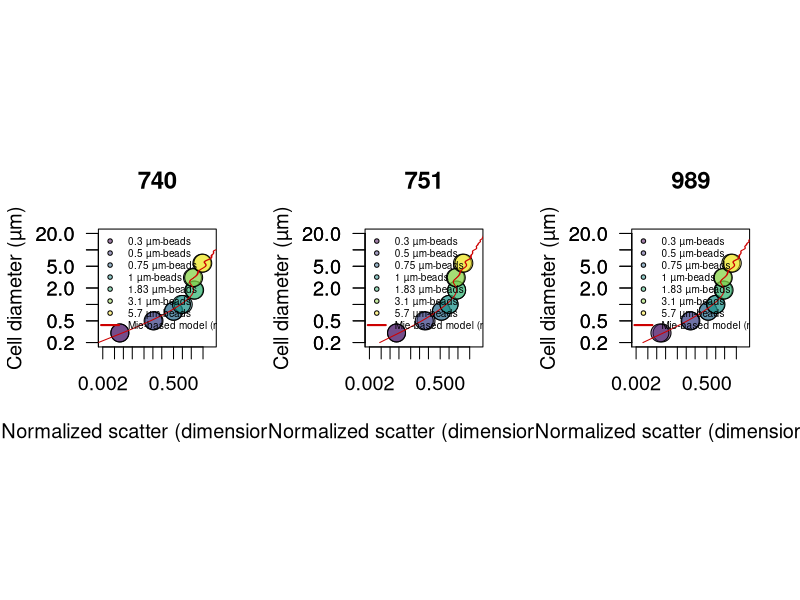

The R script that drew this image: (Note: this script raises an error after producing the figure.)
library(scales)
library(viridis)
path.to.git.repository <- "~/Documents/DATA/Codes/fsc-size-calibration"
setwd(path.to.git.repository)

#############################
### scatter normalization ###
#############################

beads740 <- read.csv("740-summary.csv")
beads740$fsc <- 10^((beads740$fsc.corr.high/2^16)*3.5)
id.740 <- which(beads740$size == 1) # find 1 micron beads
beads740$normalized.fsc <- beads740$fsc/mean(beads740[id.740,'fsc'])
beads740 <- beads740[order(beads740$size),]

beads989<- read.csv("989-summary.csv")
beads989$fsc <- 10^((beads989$fsc.corr.high/2^16)*3.5)
id.989 <- which(beads989$size == 1) # find 1 micron beads
beads989$normalized.fsc <- beads989$fsc/mean(beads989[id.989,'fsc'])
beads989 <- beads989[order(beads989$size),]

beads751 <- read.csv("751-summary.csv")
beads751$fsc <- 10^((beads751$fsc.corr.high/2^16)*3.5)
id.751<- which(beads751$size == 1) # find 1 micron beads
beads751$normalized.fsc <- beads751 $fsc/mean(beads751 [id.751,'fsc'])
beads751 <- beads751[order(beads751$size),]


####################
### OPTIMIZATION ###
####################
library(DEoptim)

# Mie theory fitting
# n for phyto = 1.35- 1.41 # see Lehmuskero et al. Progr Oceanogr 2018
mie2 <- t(read.csv("meidata-1017.csv", header=F)) # low
mie1 <- t(read.csv("meidata-1032.csv", header=F)) # fit
mie3 <- t(read.csv("meidata-1055.csv", header=F)) # high
mie4 <- t(read.csv("meidata-beads.csv", header=F)) # particle of 1 µm, index of refraction of 1.6033

# optimization routine
sigma.lsq <- function(mie, beads, params){
  
  c <- params[1]
  b <- params[2]
  id <- findInterval(beads$size, mie[,1])
  scatt <- (mie[id,2]/c)^b
  df <- data.frame(obs=beads$normalized.fsc, pred=scatt)
  sigma <- mean(((df$obs - df$pred)/df$obs)^2,na.rm=T)
  return(sigma)
}



######################################################
#### compare MIE prediction with calibration beads ###
######################################################
png("Mie-beads-scatter.png",width=12, height=6, unit='in', res=400)

par(mfrow=c(1,3), pty='s', cex=1.2)

for(inst in c(740,751,989)){
  
  # inst <- 989
  
  ### Optimization
  
  if(inst == 740) beads <- beads740
  if(inst == 751) beads <- beads751
  if(inst == 989) beads <- beads989
  
  #beads1 <- subset(beads,  size > 0.3) # run to test optimzation across range of particle size, except 0.3 microns beads not properly analyzed.
  
  f <- function(params) sigma.lsq(mie=mie4, beads=beads, params)
  res <- DEoptim(f, lower=c(0,0), upper=c(10000,2), control=DEoptim.control(itermax=1000, reltol=1e-8,trace=100, steptol=100, strategy=2, parallelType=0))
  print(res$optim$bestval)
  params <- res$optim$bestmem # optimized 'c' and 'b' values
  print(params)
  
  
  ### CREATE LOOKUP TABLE
  #d <- 0.220; e <- 1 # LINEAR Shalapyonok et al. 2001; 0.220 (Li et al. 1992, Veldhuis et al. 2004, and more studies agreed with 220 fg C um-3)
  #d <- 0.54; e <- 0.85 # EXPO Roy, S., Sathyendranath, S. & Platt, T. Size-partitioned phytoplankton carbon and carbon-to-chlorophyll ratio from ocean colour by an absorption-based bio-optical algorithm. Remote Sens. Environ. 194, 177–189 (2017).
  #d <- 0.216; e <- 0.939 # ALL Protists EXPO Roy, 1. Menden-Deuer, S. & Lessard, E. J. Carbon to volume relationships for dinoflagellates, diatoms, and other protist plankton. Limnol. Oceanogr. 45, 569–579 (2000).
  d <- 0.261; e <- 0.860 # < 3000 µm3 EXPO Roy, 1. Menden-Deuer, S. & Lessard, E. J. Carbon to volume relationships for dinoflagellates, diatoms, and other protist plankton. Limnol. Oceanogr. 45, 569–579 (2000).
  
  max.scatter <- 20
  min.scatter <- 0.0005
  
  b <- params[2]
  c <- params[1]
  
  spar <- 0.99
  smooth.mie1 <- smooth.spline(log10((mie1[,2]/c)^b), log10(mie1[,1]), spar=spar)
  smooth.mie2 <- smooth.spline(log10((mie2[,2]/c)^b), log10(mie2[,1]), spar=spar)
  smooth.mie3 <- smooth.spline(log10((mie3[,2]/c)^b), log10(mie3[,1]), spar=spar)
  smooth.mie4 <- smooth.spline(log10((mie1[,2]/c)^b), log10(d*(4/3*pi*(0.5*mie1[,1])^3)^e), spar=spar)
  smooth.mie5 <- smooth.spline(log10((mie2[,2]/c)^b), log10(d*(4/3*pi*(0.5*mie2[,1])^3)^e), spar=spar)
  smooth.mie6 <- smooth.spline(log10((mie3[,2]/c)^b), log10(d*(4/3*pi*(0.5*mie3[,1])^3)^e), spar=spar)
  
  # Change resolution
  scatter <- 10^(seq(log10(min(mie2[,2]/c)), log10(max(mie3[,2]/c)),length.out=10000))
  s1 <- approx(10^smooth.mie1$x, 10^smooth.mie1$y, xout=scatter)
  s2 <- approx(10^smooth.mie2$x, 10^smooth.mie2$y, xout=scatter)
  s3 <- approx(10^smooth.mie3$x, 10^smooth.mie3$y, xout=scatter)
  s4 <- approx(10^smooth.mie4$x, 10^smooth.mie4$y, xout=scatter)
  s5 <- approx(10^smooth.mie5$x, 10^smooth.mie5$y, xout=scatter)
  s6 <- approx(10^smooth.mie6$x, 10^smooth.mie6$y, xout=scatter)
  
  print(mean(s2$y, na.rm=T))
  
  if(inst == 740){mie_740 <- data.frame(cbind(scatter=s1$x,
                                              diam_740_mid=s1$y,diam_740_upr=s2$y,diam_740_lwr = s3$y,
                                              Qc_740_mid=s4$y, Qc_740_upr=s5$y, Qc_740_lwr=s6$y))
  mie_740 <- subset(mie_740, scatter >= min.scatter & scatter <= max.scatter)}
  
  if(inst == 751){mie_751 <- data.frame(cbind(scatter=s1$x,
                                              diam_751_mid=s1$y,diam_751_upr=s2$y,diam_751_lwr = s3$y,
                                              Qc_751_mid=s4$y, Qc_751_upr=s5$y, Qc_751_lwr=s6$y))
  mie_751 <- subset(mie_751, scatter >= min.scatter & scatter <= max.scatter)}
  
  if(inst == 989){mie_989 <- data.frame(cbind(scatter=s1$x,
                                              diam_989_mid=s1$y,diam_989_upr=s2$y,diam_989_lwr = s3$y,
                                              Qc_989_mid=s4$y, Qc_989_upr=s5$y, Qc_989_lwr=s6$y))
  mie_989 <- subset(mie_989, scatter >= min.scatter & scatter <= max.scatter)}
  
  plot(beads$normalized.fsc, beads$size,log='xy', xaxt='n',xlim=c(0.002,10), ylim=c(0.2,20), bg=alpha(viridis(nrow(beads)),0.5),cex=2, pch=21, xlab="Normalized scatter (dimensionless)", ylab="Cell diameter (µm)", las=1, main=paste(inst))
  axis(1, at=c(0.002,0.005,0.01,0.02,0.05,0.1,0.2,0.5,1,2,5))
  axis(2, at=c(0.1,0.2,0.5,1,2,5,10,20),las=1)
  lines((mie4[,2]/c)^b, mie4[,1], col='red3')
  legend("topleft",cex=0.5, legend=c(paste(unique(beads$size), 'µm-beads'), "Mie-based model (n = 1.603)"), bty='n', pch=c(rep(21,nrow(beads)/2), NA), lwd=c(rep(NA,nrow(beads)/2), 2),col=c(rep(1,nrow(beads)/2),'red3'), pt.bg=alpha(c(viridis(nrow(beads)/2), 'red3'),0.5))
  
}

dev.off()


mie <- data.frame(cbind(mie_740[-1,], mie_751[,-1], mie_989[,-1]))
summary(mie)

par(mfrow=c(1,1))
plot(mie$scatter, mie[,2], log="xy", type="l")
lines(mie$scatter, mie[,3], lty=3)
lines(mie$scatter, mie[,4], lty=2)
lines(mie$scatter, mie[,8], col=2)
lines(mie$scatter, mie[,9], col=2, lty=3)
lines(mie$scatter, mie[,10], col=2, lty=2)
lines(mie$scatter, mie[,14], col=3)
lines(mie$scatter, mie[,15], col=3, lty=3)
lines(mie$scatter, mie[,16], col=3, lty=2)


write.csv(mie, "calibrated-mie.csv", row.names=F, quote=F)





q <- 'mid'
id <- findInterval(0.5, mie[,paste0('diam_740_',q)])
mie[id,paste0('Qc_740_',q)]*1000

#####################
### PHYTOPLANKTON ### validation
#####################
library(scales)
library(viridis)

path.to.git.repository <- "~/Documents/Codes/fsc-size-calibration"
setwd(path.to.git.repository)

### SIZE
culture <- read.csv("scatter_calibration.csv")
culture$norm.fsc <- culture$fsc / culture$fsc.beads
culture$norm.fsc.sd <- culture$fsc.sd / culture$fsc.beads
culture$volume <- 4/3 * pi * (culture$diameter/2)^3
culture$volume.sd <- culture$volume * culture$diameter.sd/culture$diameter

culture2 <- aggregate(culture, by=list(culture$species), FUN=mean)
culture2 <- subset(culture2, Group.1 !="Phaeodactylum tricornutum") # remove non-spherical cells
culture2 <- culture2[order(culture2$norm.fsc),]

mie <- read.csv("calibrated-mie.csv")
inst <- 740


pdf("Size-scatter.pdf",width=12, height=6)

  par(mfrow=c(1,1), pty='s',cex=1.2)
  plot(culture2$norm.fsc, culture2$diameter, log='xy', pch=NA,ylab=substitute(paste("Diameter (",mu,"m)")), xlab="Normalized scatter (dimensionless)",cex=2, xaxt='n', yaxt='n', xlim=c(0.002,10), ylim=c(0.2,20), main=paste(inst))
  with(culture2, arrows(norm.fsc, diameter-culture2$diameter.sd, norm.fsc, diameter + culture2$diameter.sd,  code = 3, length=0, col='grey',lwd=2))
  with(culture2, arrows(norm.fsc-norm.fsc.sd, diameter, norm.fsc+norm.fsc.sd, diameter,  code = 3, length=0,col='grey',lwd=2))
  lines(mie$scatter, mie[,paste0("diam_",inst,"_mid")], col='red3', lwd=2)
  lines(mie$scatter, mie[,paste0("diam_",inst,"_upr")], col='grey', lwd=2)
  lines(mie$scatter, mie[,paste0("diam_",inst,"_lwr")], col='grey', lwd=2)
  axis(1, at=c(0.002,0.005,0.01,0.02,0.05,0.1,0.2,0.5,1,2,5))
  axis(2, at=c(0.1,0.2,0.5,1,2,5,10,20),las=1)
  points(culture2$norm.fsc, culture2$diameter, bg=alpha(viridis(nrow(culture2)),0.5), pch=21,cex=2)
  legend("topleft",legend=c(as.vector(culture2$Group.1), "Mie-based model (n = 1.38 +/- 0.3)"), cex=0.5, pch=c(rep(21,nrow(culture2)),NA), lwd=c(rep(NA,nrow(culture2)),2), bty='n',
            pt.bg=alpha(viridis(nrow(culture2)),0.5), col=c(rep(1,nrow(culture2)),'red3'), text.font=c(rep(3,nrow(culture2)),1))

dev.off()



### correlation
id <- findInterval(culture2$norm.fsc, mie$scatter)
df <- data.frame(observed=culture2$diameter, predicted=mie[id,paste0("diam_",inst,"_mid")])
reg <- lm(observed ~ predicted, data=df)
summary(reg)
